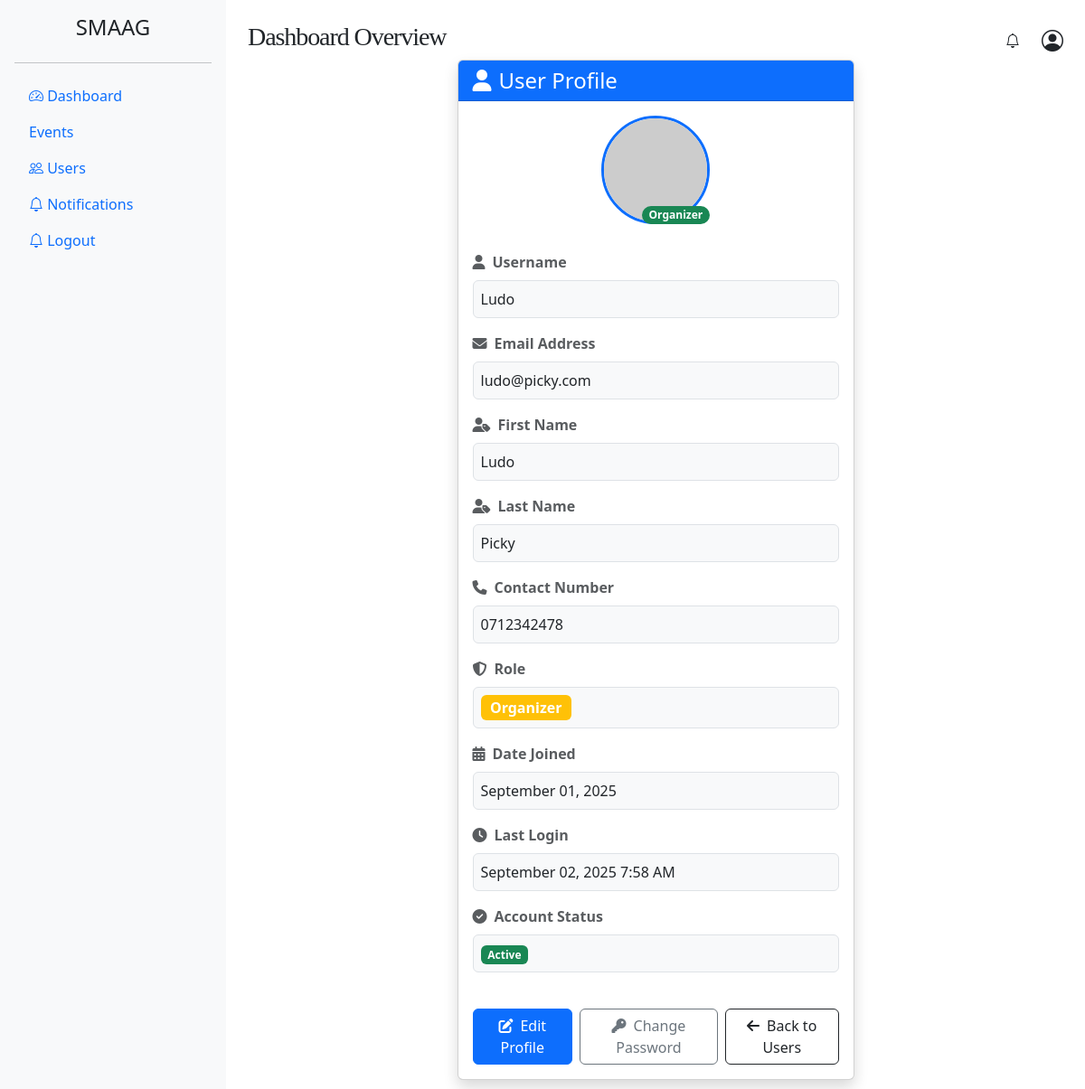
/users/1/profile/, run on an earlier commit of the app's database.
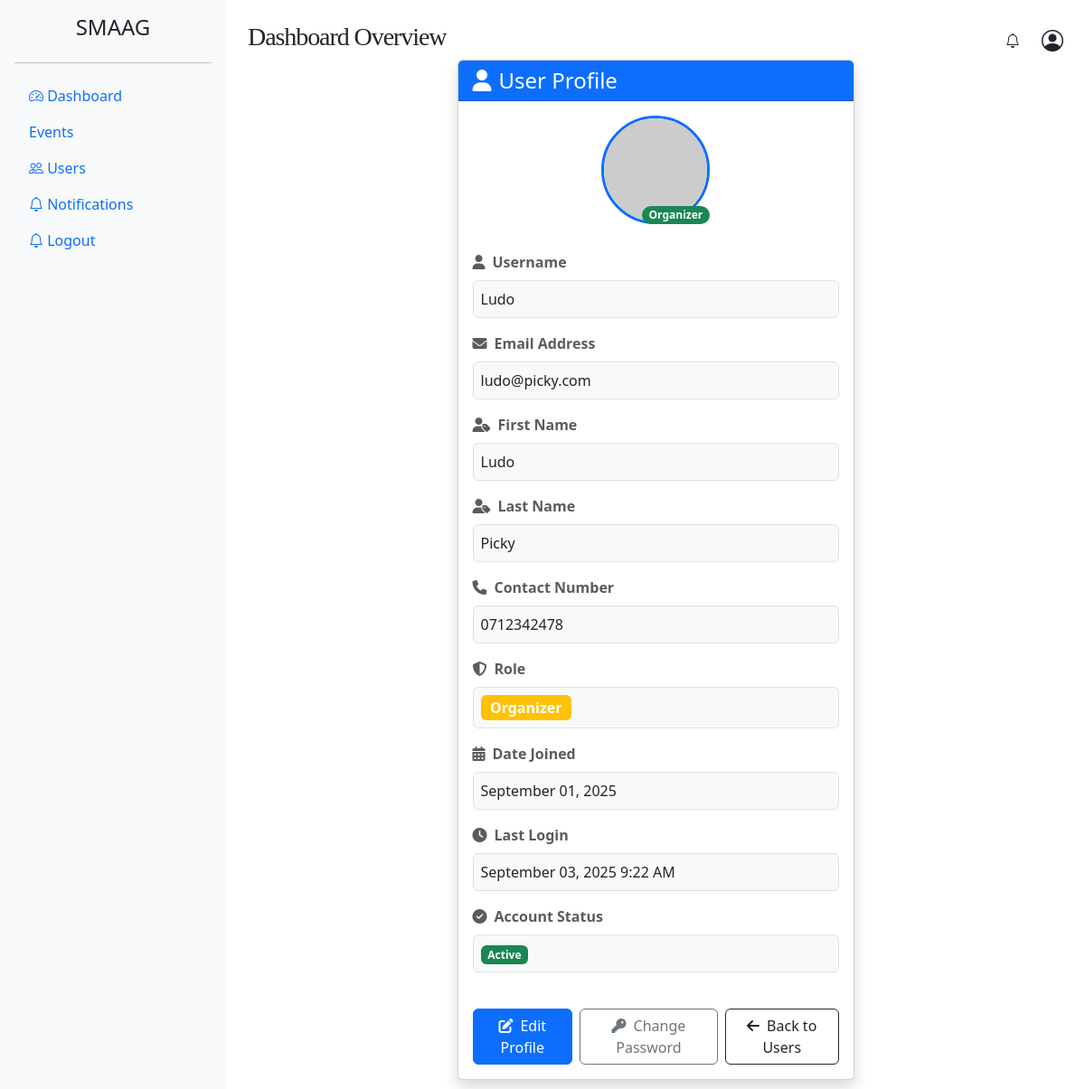
And on a later commit of the database.
### event_app/models.py (models this page shows, shortened)
class CustomUser(AbstractUser):
    ROLE_CHOICES = [
        ('admin', 'Admin'),
        ('organizer', 'Organizer'),
        ('attendee', 'Attendee'),
    ]
    contact_number = models.CharField(max_length=15, blank=True, null=True)
    role = models.CharField(max_length=20, choices=ROLE_CHOICES, default='organizer')

### event_app/views.py (the view)
# urls.py: path('users/<int:user_id>/profile/', views.get_user_profile_view, name='user_profile'),
def get_user_profile_view(request, user_id):
    user = get_object_or_404(User, id=user_id)
    return render(request, 'admin/user_profile.html', {'user': user})

### templates/admin/user_profile.html (shortened to what the changed rows need)
{% extends "admin/base.html" %}
{% block content %}
<div class="row justify-content-center">
    <div class="col-md-8 col-lg-6">
        <div class="card shadow">
            <div class="card-body">
                <div class="text-center mb-4">
                    <div class="position-relative d-inline-block">
                        <img src="https://via.placeholder.com/120x120/6c757d/ffffff?text=User"
                                alt="Profile Picture"
                                class="rounded-circle border border-3 border-primary"
                                width="120" height="120">
                        <span class="position-absolute bottom-0 end-0 badge bg-success rounded-pill">
                            {{ user.get_role_display }}
                        </span>
                    </div>
                </div>
                <div class="row">
                    <div class="col-12">
                        <div class="mb-3">
                            <label class="form-label fw-bold text-muted">
                                <i class="fas fa-user me-2"></i>Username
                            </label>
                            <div class="border rounded p-2 bg-light">
                                {{ user.username }}
                            </div>
                        </div>
                        <div class="mb-3">
                            <label class="form-label fw-bold text-muted">
                                <i class="fas fa-envelope me-2"></i>Email Address
                            </label>
                            <div class="border rounded p-2 bg-light">
                                {{ user.email|default:"Not provided" }}
                            </div>
                        </div>
                        <div class="mb-3">
                            <label class="form-label fw-bold text-muted">
                                <i class="fas fa-user-tag me-2"></i>First Name
                            </label>
                            <div class="border rounded p-2 bg-light">
                                {{ user.first_name|default:"Not provided" }}
                            </div>
                        </div>
                        <div class="mb-3">
                            <label class="form-label fw-bold text-muted">
                                <i class="fas fa-user-tag me-2"></i>Last Name
                            </label>
                            <div class="border rounded p-2 bg-light">
                                {{ user.last_name|default:"Not provided" }}
                            </div>
                        </div>
                        <div class="mb-3">
                            <label class="form-label fw-bold text-muted">
                                <i class="fas fa-phone me-2"></i>Contact Number
                            </label>
                            <div class="border rounded p-2 bg-light">
                                {{ user.contact_number|default:"Not provided" }}
                            </div>
                        </div>
                        <div class="mb-3">
                            <div class="border rounded p-2 bg-light">
                                <span class="badge bg-{% if user.role == 'admin' %}danger{% elif user.role == 'organizer' %}warning{% else %}info{% endif %} fs-6">
                                    {{ user.get_role_display }}
                                </span>
                            </div>
                        </div>
                        <div class="mb-3">
                            <label class="form-label fw-bold text-muted">
                                <i class="fas fa-calendar-alt me-2"></i>Date Joined
                            </label>
                            <div class="border rounded p-2 bg-light">
                                {{ user.date_joined|date:"F d, Y" }}
                            </div>
                        </div>
                        <div class="mb-3">
                            <label class="form-label fw-bold text-muted">
                                <i class="fas fa-clock me-2"></i>Last Login
                            </label>
                            <div class="border rounded p-2 bg-light">
                                {{ user.last_login|date:"F d, Y g:i A"|default:"Never" }}
                            </div>
                        </div>
                    </div>
                </div>
            </div>
        </div>
    </div>
</div>
{% endblock content %}

What changed in the data, as far as the page shows it:
changed CustomUser "Ludo": last_login "September 02, 2025 7:58 AM" → "September 03, 2025 9:22 AM"
